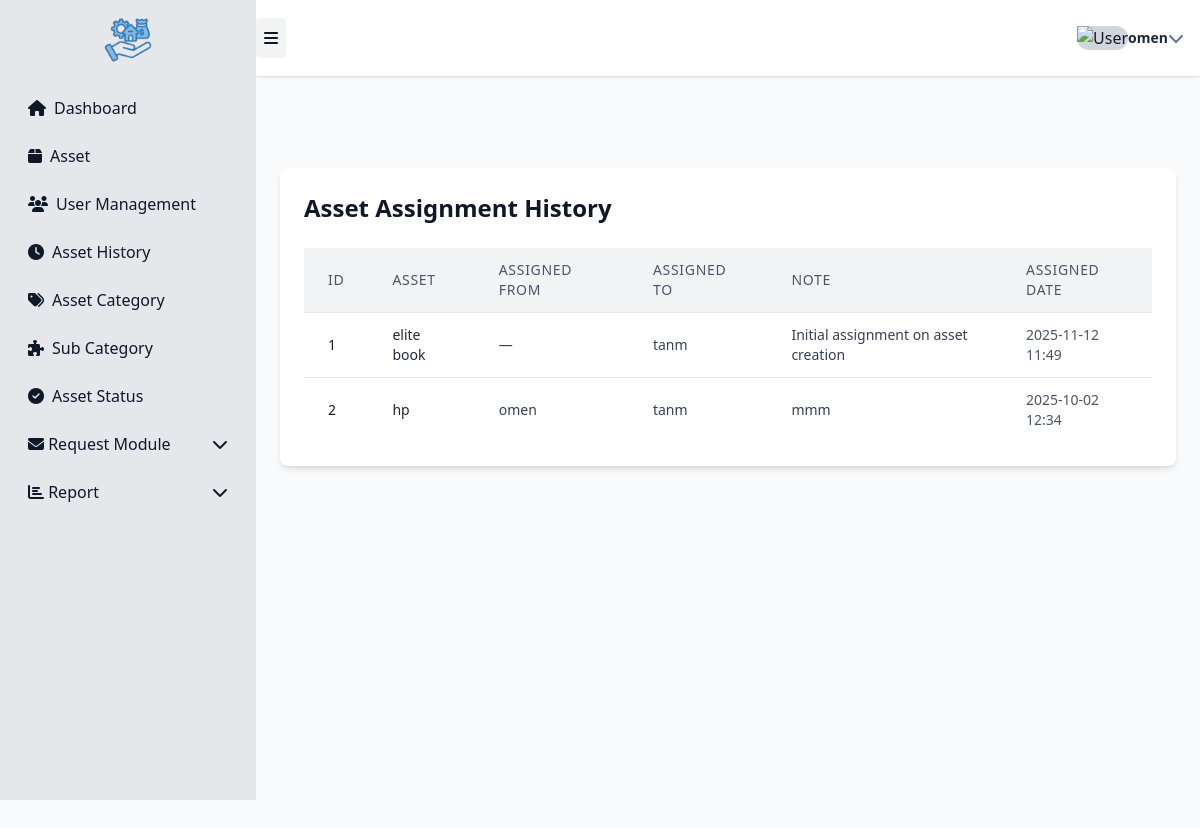
The app's page /assets/history/ (signed in), older data.
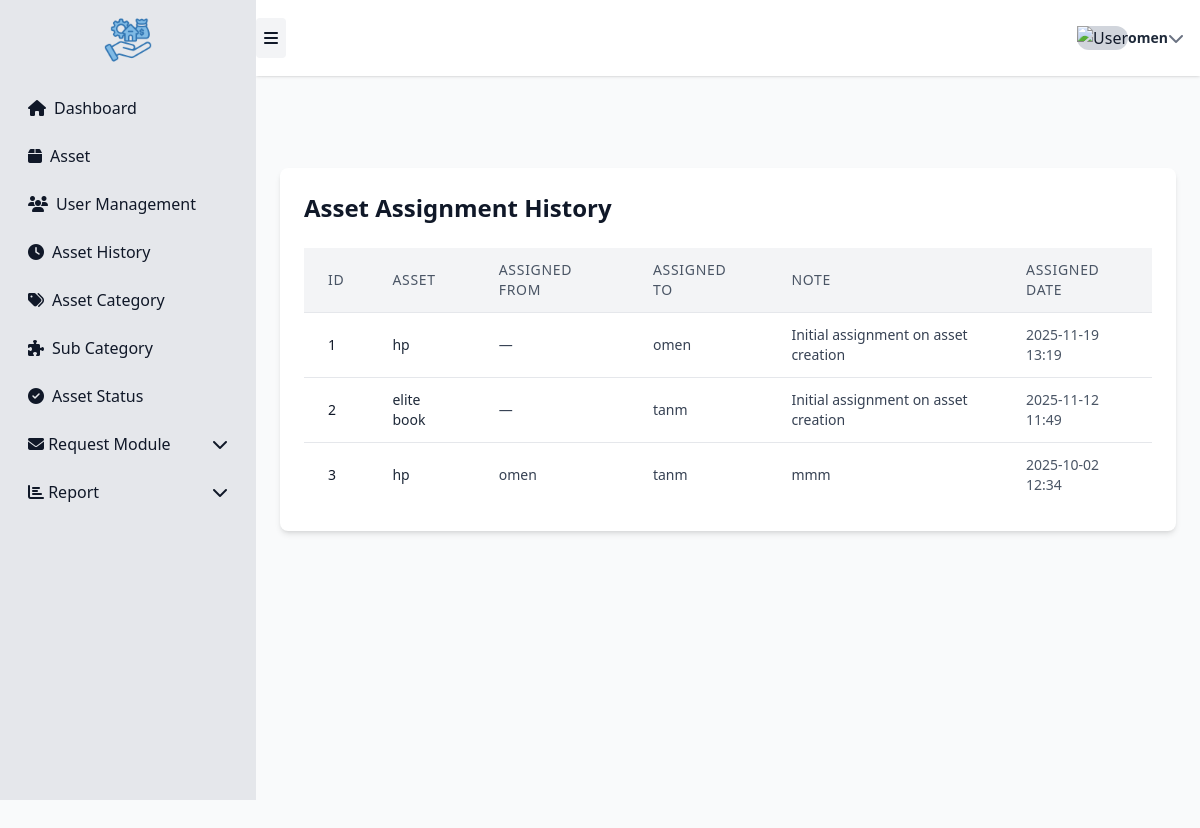
The same page, newer data.
### asset1/models.py (models this page shows, shortened)
class AssignmentHistory(models.Model):
    asset = models.ForeignKey(Asset, on_delete=models.CASCADE, related_name="history")
    assigned_from = models.ForeignKey(settings.AUTH_USER_MODEL, null=True, blank=True,
                                      on_delete=models.SET_NULL, related_name="+")
    assigned_to = models.ForeignKey(settings.AUTH_USER_MODEL, null=True, blank=True,
                                    on_delete=models.SET_NULL, related_name="+")
    note = models.TextField(blank=True)
    created_at = models.DateTimeField(auto_now_add=True)
    class Meta:
        ordering = ["-created_at"]

class Asset(models.Model):
    STATUS_AVAILABLE = "available"
    STATUS_ASSIGNED = "assigned"
    STATUS_MAINTENANCE = "maintenance"
    STATUS_LOST = "lost"
    STATUS_RETIRED = "retired"
    STATUS_CHOICES = [
        (STATUS_AVAILABLE, "Available"),
        (STATUS_ASSIGNED, "Assigned"),
        (STATUS_MAINTENANCE, "Maintenance"),
        (STATUS_LOST, "Lost"),
        (STATUS_RETIRED, "Retired"),
    ]
    uuid = models.UUIDField(default=uuid.uuid4, editable=False, unique=True)
    name = models.CharField(max_length=200)
    category = models.ForeignKey(Category, on_delete=models.PROTECT, related_name="assets")
    serial_number = models.CharField(max_length=200, blank=True, null=True, unique=True)
    description = models.TextField(blank=True)
    location = models.ForeignKey(Location, on_delete=models.SET_NULL, null=True, blank=True)
    status = models.CharField(max_length=32, choices=STATUS_CHOICES, default=STATUS_AVAILABLE)
    assigned_to = models.ForeignKey(settings.AUTH_USER_MODEL, null=True, blank=True,
                                    on_delete=models.SET_NULL, related_name="assigned_assets")
    acquired_date = models.DateField(null=True, blank=True)
    purchase_price = models.DecimalField(max_digits=12, decimal_places=2, null=True, blank=True)
    is_active = models.BooleanField(default=True)
    created_at = models.DateTimeField(auto_now_add=True)
    updated_at = models.DateTimeField(auto_now=True)

### asset1/views.py (the view)
# urls.py: path('assets/history/', views.asset_history, name='asset_history'),
@login_required
def asset_history(request):
    history = AssignmentHistory.objects.select_related("asset","assigned_to").all()
    return render(request, 'asset1/asset_history.html', {"history": history})

### asset1/templates/asset1/asset_history.html (shortened to what this page needs)
{% extends "asset1/sidebar.html" %}
{% block page_content %}
<div class="max-w-6xl mx-auto mt-10 p-6 bg-white rounded-lg shadow-md">
  <div class="flex justify-between items-center mb-6">
    <h2 class="text-2xl font-bold">Asset Assignment History</h2>
  </div>
  {% if history %}
  <div class="overflow-x-auto">
    <table class="min-w-full divide-y divide-gray-200 rounded-lg shadow-sm">
      <thead class="bg-gray-100">
        <tr>
          <th class="px-6 py-3 text-left text-sm font-medium text-gray-600 uppercase tracking-wider">ID</th>
          <th class="px-6 py-3 text-left text-sm font-medium text-gray-600 uppercase tracking-wider">Asset</th>
          <th class="px-6 py-3 text-left text-sm font-medium text-gray-600 uppercase tracking-wider">Assigned From</th>
          <th class="px-6 py-3 text-left text-sm font-medium text-gray-600 uppercase tracking-wider">Assigned To</th>
          <th class="px-6 py-3 text-left text-sm font-medium text-gray-600 uppercase tracking-wider">Note</th>
          <th class="px-6 py-3 text-left text-sm font-medium text-gray-600 uppercase tracking-wider">Assigned Date</th>
        </tr>
      </thead>
      <tbody class="bg-white divide-y divide-gray-200">
        {% for req in history %}
        <tr class="hover:bg-gray-100 transition">
          <td class="px-6 py-3 text-sm">{{ forloop.counter }}</td>
          <td class="px-6 py-3 text-sm font-medium text-gray-800">{{ req.asset.name }}</td>
          <td class="px-6 py-3 text-sm text-gray-700">
            {{ req.assigned_from|default:"—" }}
          </td>
          <td class="px-6 py-3 text-sm text-gray-700">
            {{ req.assigned_to|default:"—" }}
          </td>
          <td class="px-6 py-3 text-sm text-gray-700">{{ req.note|default:"—" }}</td>
          <td class="px-6 py-3 text-sm text-gray-600">{{ req.created_at|date:"Y-m-d H:i" }}</td>
        </tr>
        {% empty %}
        <tr>
          <td colspan="6" class="px-6 py-4 text-center text-gray-500">No history found.</td>
        </tr>
        {% endfor %}
      </tbody>
    </table>
  </div>
  {% else %}
    <p class="text-center text-gray-500 mt-4">No asset history found.</p>
  {% endif %}
</div>
{% endblock %}

Row changes from the older to the newer data that the page shows:
added AssignmentHistory: asset.name "hp", assigned_from "—", assigned_to "omen", note "Initial assignment on asset creation", created_at "2025-11-19 13:19"
